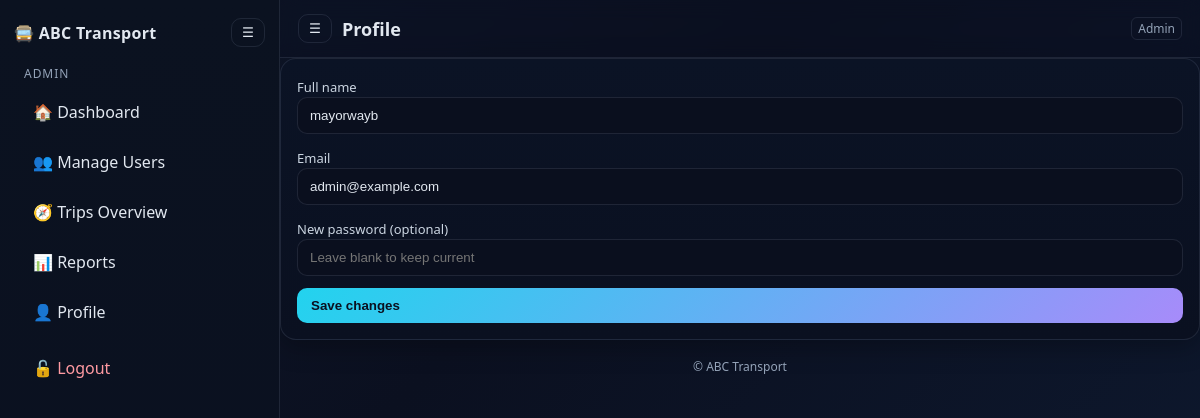
The page /profile (signed in) on the database its author committed.
### app.py (models this page shows)
class User(db.Model):
    id = db.Column(db.Integer, primary_key=True)
    name = db.Column(db.String(120), default="User")
    email = db.Column(db.String(120), unique=True, nullable=False)
    password = db.Column(db.String(255), nullable=False)
    role = db.Column(db.String(20), nullable=False)  # passenger, driver, admin

### app.py (the view)
    def wrapper(*args, **kwargs):
        if "user_id" not in session:
            flash("Please log in first.", "error")
            return redirect(url_for("login"))
        return fn(*args, **kwargs)

### app.py (called while the page is built, shortened)
def login_required(fn):
    def wrapper(*args, **kwargs):
        if "user_id" not in session:
            flash("Please log in first.", "error")
            return redirect(url_for("login"))
        return fn(*args, **kwargs)
    wrapper.__name__ = fn.__name__
    return wrapper

@app.route("/profile", methods=["GET", "POST"])
@login_required
def profile():
    user = User.query.get(session["user_id"])
    return render_template("profile.html", user=user, active="profile")

### templates/profile.html (shortened to what this page needs)
<!DOCTYPE html>
<html lang="en">
  <head>
    <link
      rel="stylesheet"
      href="{{ url_for('static', filename='css/dashboard.css') }}"
    />
  </head>
  <body data-active="profile">
    <div class="app">
      <aside id="sidebar" class="sidebar">
        <div class="brand">
          <div class="logo">🚍 ABC Transport</div>
          <button class="toggle js-toggle-sidebar">☰</button>
        </div>
        <div class="section-title">
          {{ session.get('role','User')|capitalize }}
        </div>
        <nav>
          <a href="{{ url_for('dashboard') }}" data-item="dashboard"
            >🏠 Dashboard</a
          >
          {% if session.get('role') == 'passenger' %}
          <a href="{{ url_for('book_trip') }}" data-item="book_trip"
            >📅 Book a Trip</a
          >
          <a href="{{ url_for('view_bookings') }}" data-item="view_bookings"
            >🧾 My Trips</a
          >
          <a href="{{ url_for('send_alert') }}" data-item="send_alert"
            >🚨 Emergency Alert</a
          >
          {% elif session.get('role') == 'admin' %}
          <a href="{{ url_for('manage_users') }}" data-item="manage_users"
            >👥 Manage Users</a
          >
          <a href="{{ url_for('trips_overview') }}" data-item="trips_overview"
            >🧭 Trips Overview</a
          >
          <a href="{{ url_for('reports') }}" data-item="reports">📊 Reports</a>
          {% else %}
          <a href="#" data-item="assigned_trips">🗺 Assigned Trips</a>
          {% endif %}
          <a href="{{ url_for('profile') }}" data-item="profile">👤 Profile</a>
          <a class="logout" href="{{ url_for('logout') }}">🔓 Logout</a>
        </nav>
      </aside>
      <div id="main">
        <header class="topbar">
          <div class="page-title">
            <button class="toggle js-toggle-sidebar">☰</button>
            <h1>Profile</h1>
          </div>
          <div class="kbd">{{ session.get('role','User')|capitalize }}</div>
        </header>
        <main class="container">
          <div class="card span-6">
            <form method="POST" class="form">
              <div>
                <label class="label">Full name</label>
                <input
                  class="input"
                  type="text"
                  name="name"
                  value="{{ user.name }}"
                  required
                />
              </div>
              <div>
                <label class="label">Email</label>
                <input
                  class="input"
                  type="email"
                  value="{{ user.email }}"
                  disabled
                />
              </div>
              <div>
                <label class="label">New password (optional)</label>
                <input
                  class="input"
                  type="password"
                  name="password"
                  placeholder="Leave blank to keep current"
                />
              </div>
              <button class="btn primary" type="submit">Save changes</button>
            </form>
          </div>
        </main>
        <div class="footer">© ABC Transport</div>
      </div>
    </div>
  </body>
</html>

### static/css/dashboard.css (style rules this page uses)
:root { --bg: #0f172a; --panel: #0b1220; --muted: #94a3b8; --text: #e2e8f0; --brand: #22d3ee; --brand-2: #a78bfa; --card: #0b1325; --border: rgba(148, 163, 184, 0.15); --success: #22c55e; --danger: #ef4444; }
* { box-sizing: border-box; }
html, body { height: 100%; }
body { margin: 0; font-family: ui-sans-serif, system-ui, Segoe UI, Roboto, Inter, Arial; background: linear-gradient(135deg, var(--bg), #0b1020 40%, #0e1a31); color: var(--text); }
.app { display: flex; min-height: 100vh; }
#sidebar { width: 280px; background: linear-gradient(180deg, var(--panel), #0a1020); border-right: 1px solid var(--border); position: sticky; top: 0; height: 100vh; padding: 18px 14px; transition: transform 0.28s ease; }
.brand { display: flex; align-items: center; justify-content: space-between; margin-bottom: 18px; gap: 10px; }
.brand .logo { display: flex; align-items: center; gap: 10px; font-weight: 700; letter-spacing: 0.3px; }
.toggle { background: transparent; border: 1px solid var(--border); color: var(--text); padding: 6px 10px; border-radius: 10px; cursor: pointer; }
.sidebar .section-title { color: var(--muted); font-size: 12px; letter-spacing: 0.08em; text-transform: uppercase; margin: 18px 10px 8px; }
.sidebar nav a { display: flex; align-items: center; gap: 10px; padding: 10px 12px; margin: 6px 6px; text-decoration: none; color: var(--text); border: 1px solid transparent; border-radius: 12px; transition: all 0.18s ease; }
.sidebar .logout { margin-top: 12px; display: flex; align-items: center; gap: 10px; color: #ff9aa2; }
#main { flex: 1; display: flex; flex-direction: column; min-width: 0; }
.topbar { display: flex; justify-content: space-between; align-items: center; padding: 14px 18px; position: sticky; top: 0; z-index: 5; background: rgba(11, 17, 33, 0.4); backdrop-filter: blur(10px); border-bottom: 1px solid var(--border); }
.page-title { display: flex; align-items: center; gap: 10px; }
.page-title h1 { font-size: 18px; margin: 0; }
.kbd { font-size: 12px; color: var(--muted); border: 1px solid var(--border); padding: 2px 6px; border-radius: 6px; }
.card { background: linear-gradient(180deg, var(--card), #0a1020); border: 1px solid var(--border); border-radius: 16px; padding: 16px; min-height: 120px; box-shadow: 0 8px 24px rgba(0, 0, 0, 0.25); }
.span-6 { grid-column: span 6 / span 6; }
.btn { display: inline-flex; align-items: center; gap: 8px; padding: 10px 14px; border-radius: 10px; border: 1px solid var(--border); color: var(--text); text-decoration: none; cursor: pointer; background: transparent; transition: all 0.18s ease; }
.btn.primary { background: linear-gradient(135deg, var(--brand), var(--brand-2)); border: none; color: #0b1020; font-weight: 700; }
.form { display: grid; gap: 12px; }
.input, .select, .textarea { width: 100%; padding: 10px 12px; border-radius: 10px; border: 1px solid var(--border); background: #0a0f1e; color: var(--text); }
.label { font-size: 13px; color: #cbd5e1; }
.footer { color: var(--muted); font-size: 12px; text-align: center; padding: 18px; }

### rows shown on the page
User: get "ADMIN", get "Admin", name "mayorwayb", email "admin@example.com"
